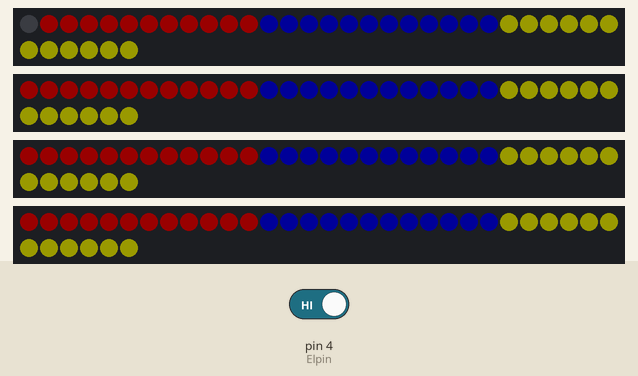
A sketch run on a simulated Arduino Uno, built with avr-gcc and run on an emulated ATmega328P. Shown: 4 × 36 RGB LEDs in strip order, left to right, continuing on the next row. The inputs (shaded band) are chosen by the test bench; at power-on: pin 4 (Elpin) HIGH. Dim RGB values are drawn brighter than linear.

Above: at 0.3 s.
At 1.2 s:
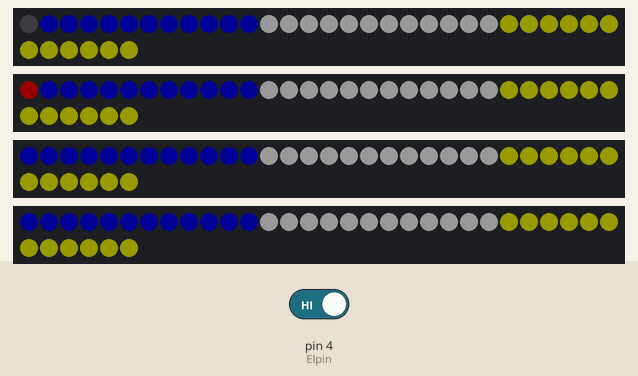
1.3 s: pin 4 (Elpin) driven LOW
At 2.5 s:
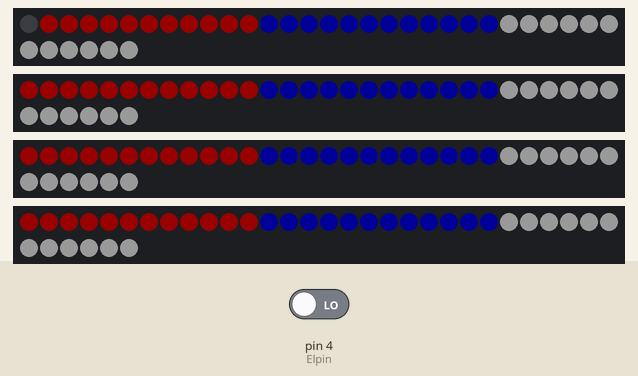
Timing chart, 0 to 4.3 s (numbered marks = the images above; inputs shaded):
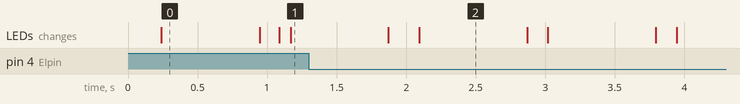

The sketch:

DISKPLAYcodigo.ino
```cpp
// Librerías
#include <Adafruit_NeoPixel.h>
#include <avr/pgmspace.h>
#ifdef __AVR__
#include <avr/power.h>  // Required for 16 MHz Adafruit Trinket
#endif

// Matriz de las BANDERAS
const static uint8_t R[][36] PROGMEM = {
  { 48, 48, 48, 48, 48, 48, 48, 48, 48, 48, 48, 48, 3, 3, 3, 3, 3, 3, 3, 3, 3, 3, 3, 3, 60, 60, 60, 60, 60, 60, 60, 60, 60, 60, 60, 60 },//COLOMBIA
  { 3, 3, 3, 3, 3, 3, 3, 3, 3, 3, 3, 3, 63, 63, 63, 63, 63, 63, 63, 63, 63, 63, 63, 63, 60, 60, 60, 60, 60, 60, 60, 60, 60, 60, 60, 60 },//JAVERIANA
  { 48, 48, 48, 48, 48, 48, 48, 48, 48, 48, 48, 48, 3, 3, 3, 3, 3, 3, 3, 3, 3, 3, 3, 3, 63, 63, 63, 63, 63, 63, 63, 63, 63, 63, 63, 63 },// RUSIA
  { 48, 48, 48, 48, 48, 48, 48, 48, 48, 48, 48, 48, 60, 60, 60, 60, 60, 60, 60, 60, 60, 60, 60, 60, 48, 48, 48, 48, 48, 48, 48, 48, 48, 48, 48, 48 },//ESPAÑA

};

// Estructuras de objetos
typedef struct {
  int pasado;
  int presente;
  double dt;
  double t1;
  double t2;
  double f;
  double delayNuestro;
} varVeli;

// Variables Globales
const double pi = 3.1416;
const int Elpin = 4;  // Pin del hall
unsigned long p = 0;
int indice = 0;
int j = 0;
int completions = 0;  // Contador para las tiras completadas

#define LED_COUNT 36
#define LED_PIN 5
#define LED_PIN2 6
#define LED_PIN3 7
#define LED_PIN4 8

// Objetos
varVeli veli;                                                         // Objeto de velocidad de la cicla
Adafruit_NeoPixel strip(LED_COUNT, LED_PIN, NEO_GRB + NEO_KHZ800);    // Declare our NeoPixel strip object:
Adafruit_NeoPixel strip2(LED_COUNT, LED_PIN2, NEO_GRB + NEO_KHZ800);  // Declare our NeoPixel strip object:
Adafruit_NeoPixel strip3(LED_COUNT, LED_PIN3, NEO_GRB + NEO_KHZ800);  // Declare our NeoPixel strip object:
Adafruit_NeoPixel strip4(LED_COUNT, LED_PIN4, NEO_GRB + NEO_KHZ800);  // Declare our NeoPixel strip object:

// Estados
enum stateVeli {
  VELI,
  ANOTHER
};
stateVeli stateV = VELI;
enum stateMatrix {
  FOR1,
  FOR2
};
stateMatrix imagen = FOR1;
enum delays {
  WAITING,
  FINISH
};
delays delayUs = WAITING;
enum indexes {
  waiting
};
indexes est_man = waiting;

// SETUP
void setup() {
  Serial.begin(2000000);
  p = micros();
  setUpVeli(Elpin, &veli);
#if defined(__AVR_ATtiny85__) && (F_CPU == 16000000)
  clock_prescale_set(clock_div_1);
#endif
  strip.begin();             // INITIALIZE NeoPixel strip object (REQUIRED)
  strip.show();              // Turn OFF all pixels ASAP
  strip.setBrightness(25);   // Set BRIGHTNESS (max = 255)
  strip2.begin();            // INITIALIZE NeoPixel strip object (REQUIRED)
  strip2.show();             // Turn OFF all pixels ASAP
  strip2.setBrightness(25);  // Set BRIGHTNESS (max = 255)
  strip3.begin();            // INITIALIZE NeoPixel strip object (REQUIRED)
  strip3.show();             // Turn OFF all pixels ASAP
  strip3.setBrightness(25);  // Set BRIGHTNESS (max = 255)
  strip4.begin();            // INITIALIZE NeoPixel strip object (REQUIRED)
  strip4.show();             // Turn OFF all pixels ASAP
  strip4.setBrightness(25);  // Set BRIGHTNESS (max = 255)
}

// LOOP
void loop() {
  velocidadInsta(&veli, Elpin);//MAQUINA DE ESTADOS CONCURRENTE PARA LA LECTURA DEL PERIODO
  mostrarImagen(&strip, indice);//MAQUINA DE ESTADOS PARA LA IMPRESION DE LOS NEOPIXELS EN LA TIRA 1
  mostrarImagen(&strip2, indice);//MAQUINA DE ESTADOS PARA LA IMPRESION DE LOS NEOPIXELS EN LA TIRA 2
  mostrarImagen(&strip3, indice);//MAQUINA DE ESTADOS PARA LA IMPRESION DE LOS NEOPIXELS EN LA TIRA 3
  mostrarImagen(&strip4, indice);//MAQUINA DE ESTADOS PARA LA IMPRESION DE LOS NEOPIXELS EN LA TIRA 4
  j++;
  if (completions == 4) {//ESTE CONDICIONAL ES PARA AUMENTAR LOS INDICES HASTA QUE LAS CUATRO TIRAS HALLAN MANDADO SUS RESPECTIVAS INSTRUCCIONES DE EL INDICE ACTUAL
    Delay(&veli);// DELAY EN MAQUINA DE ESTADOS
    manejoInd(indice); // MAQUINA DE ESTADOS PARA EL AUMENTO DE INDICES Y REINICIO DE INDICES
    completions = 0; // REINICIO DE LAS TIRAS COMPLETADAS
  }
}

/************************************************************************
*  void velocidadInsta(varVeli *veli, int Elpin)
*
*  Function Return Type: void
*
*  Purpose: Calculate the instantaneous speed taking into account the edges of the hall sensor reading
*
*  Plan: It is not necessary
*
*  Register of Revisions:
*
*  Date       Responsible                  Comment
*  -----------------------------------------------------------------------
*  20/05/23  Lina María Velásquez, Samuel Niño Gonzalez, Miguel Ángel Medina y María Fernanda Tafur
Function #2
*********************************************/
void velocidadInsta(varVeli *veli, int Elpin) {
  switch (stateV) {
    case VELI:
      if (veli->pasado == 0 && veli->presente == 1) {
        veli->t2 = micros();
        veli->dt = (veli->t2) - (veli->t1);
        veli->delayNuestro = (veli->dt) / 360;
        veli->t1 = veli->t2;
        veli->pasado = veli->presente;
        veli->presente = digitalRead(Elpin);  // Periodo
      } else {
        stateV = ANOTHER;
      }
      break;
    case ANOTHER:
      if (!(veli->pasado == 0 && veli->presente == 1)) {
        veli->pasado = veli->presente;
        veli->presente = digitalRead(Elpin);
      } else {
        stateV = VELI;
      }
  }
}

/************************************************************************
*  void setUpVeli(int Elpin, varVeli *veli)
*
*  Function Return Type: void
*
*  Purpose: Hall Sensor Speed Object Constructor
*
*  Plan: It is not necessary
*
*  Register of Revisions:
*
*  Date       Responsible                  Comment
*  -----------------------------------------------------------------------
*  20/05/23  Lina María Velásquez, Samuel Niño Gonzalez, Miguel Ángel Medina y María Fernanda Tafur
Function #2
  *********************************************/
void setUpVeli(int Elpin, varVeli *veli) {
  veli->pasado = digitalRead(Elpin);
  veli->presente = 1;
  veli->dt = 0;
  veli->t1 = micros();
  veli->t2 = 0;
  veli->f = 0;
  veli->delayNuestro = 0;
}

/************************************************************************
*  void mostrarImagen(Adafruit_NeoPixel *tira, int &in)
*
*  Function Return Type: void
*
*  Purpose: FSM that transforms the 24-bit matrix R[][] into a 6-bit variable, taking into account the three RGB channels.

*  Plan: It is not necessary
*
*  Register of Revisions:
*
*  Date       Responsible                  Comment
*  -----------------------------------------------------------------------
*  20/05/23  Lina María Velásquez, Samuel Niño Gonzalez, Miguel Ángel Medina y María Fernanda Tafur
Function #2
  *********************************************/
void mostrarImagen(Adafruit_NeoPixel *tira, int &in) {
  // Máquina de estado
  switch (imagen) {
    case FOR1://FOR 1 PARA MOVERSE EN LAS FILAS
      if (in < 4) {
        imagen = FOR2;
        p = micros();
      } else if (in > 4) {//SE SUPONE QUE ACA SE DEBE REINCIAR SI ESE VALOR ES MAS QUE 4 PERO NOS SE REALIZA DICHA ACCION
        in = 0;
      }
      break;

    case FOR2:
      if (j < 36) {
        uint8_t valor_6bits = pgm_read_byte(&(R[in][j]));
        // Serial.println(j);
        // Extraer los 2 bits de cada canal
        uint32_t canal_rojo_2bits = (valor_6bits >> 4) & 0b11;
        uint32_t canal_verde_2bits = (valor_6bits >> 2) & 0b11;
        uint32_t canal_azul_2bits = valor_6bits & 0b11;
        // Expandir cada canal a 8 bits
        uint32_t canal_rojo = (canal_rojo_2bits << 6) | (canal_rojo_2bits << 4) | (canal_rojo_2bits << 2) | canal_rojo_2bits;
        uint32_t canal_verde = (canal_verde_2bits << 6) | (canal_verde_2bits << 4) | (canal_verde_2bits << 2) | canal_verde_2bits;
        uint32_t canal_azul = (canal_azul_2bits << 6) | (canal_azul_2bits << 4) | (canal_azul_2bits << 2) | canal_azul_2bits;
        uint32_t valor_24bits = (canal_rojo << 16) | (canal_verde << 8) | canal_azul;
        //PASAR NUMERO DE 6 BITS EN 24 BITS
        tira->setPixelColor(j, valor_24bits); //IMPRESION DE LOS LEDS DE LAS COLUMAS DE ESA FILA
        tira->show();
      } else {
        j = 0; //REINICIO DE FOR
        completions++;  // Incrementar el contador cuando una tira complete su actualización
        imagen = FOR1;
      }
      break;
  }
}

/************************************************************************
*  void Delay(varVeli *veli)
*
*  Function Return Type: void
*
*  Purpose: FSM that generates a DELAY from the speed per revolution of the bicycle
*
*  Plan: It is not necessary
*
*  Register of Revisions:
*
*  Date       Responsible                  Comment
*  -----------------------------------------------------------------------
*  20/05/23  Lina María Velásquez, Samuel Niño Gonzalez, Miguel Ángel Medina y María Fernanda Tafur
Function #2
  *********************************************/
void Delay(varVeli *veli) {
  delayUs = WAITING; //DELAY EN MAQUINA DE ESTADOS (SUPOSICION: CREEMOS QUE A PESAR DE PONER CUALQUIER VALOR EN EL PRIMER IF ÉL TIENE UN DELAY MINIMO POR TODAS LAS COSAS QUE HACE)
  switch (delayUs) {
    p = micros();
    case WAITING:
      if (micros() - p > 5000 /*veli->delayNuestro*/) {  //veli->delayNuestro
        p = micros();

        delayUs = FINISH;
      } else {
        delayUs = WAITING;
      }
      break;
    case FINISH:
      break;
  }
}

/************************************************************************
*  void manejoInd(int &indice)
*
*  Function Return Type: void
*
*  Purpose: FSM to handle both rising and restarting indices
*
*  Plan: It is not necessary
*
*  Register of Revisions:
*
*  Date       Responsible                  Comment
*  -----------------------------------------------------------------------
*  20/05/23  Lina María Velásquez, Samuel Niño Gonzalez, Miguel Ángel Medina y María Fernanda Tafur
Function #2
  *********************************************/
void manejoInd(int &indice) { //AUMENTO DE LOS INDICES Y REINICIO DE LOS MISMOS.
  switch (est_man) {
    case waiting:
      indice ++;
      if (indice >= 4) {
        indice = 0;
      }
      break;
  }
}
```
